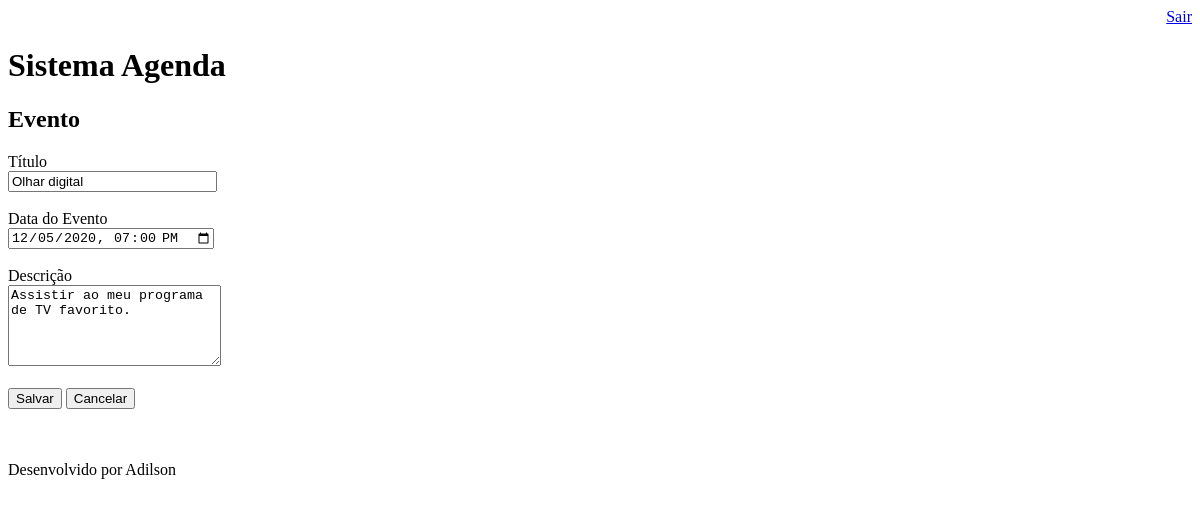
The app's page /agenda/evento/?id=7 (signed in), older data.
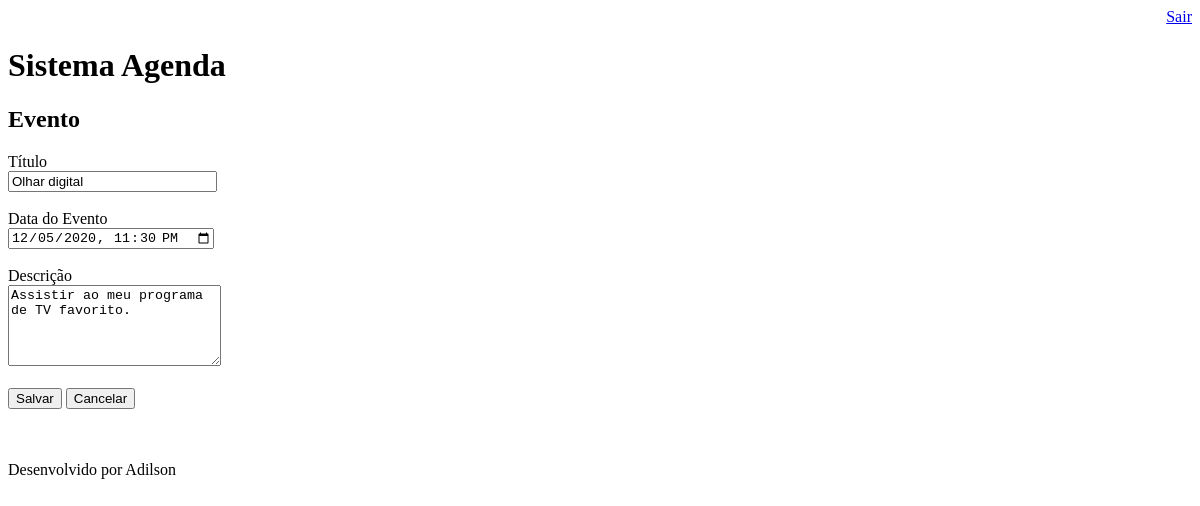
The same page, newer data.
### core/models.py (models this page shows, shortened)
class Evento(models.Model):  # Criamos a classe que cria a tabela
    titulo = models.CharField(max_length=100)   # Criamos o campo titulo do tipo char  com tamaho 100
    descricao = models.TextField(blank=True, null=True) # Criamos o campo descrição do tipo podendo ser nulo (em branco)
    data_evento = models.DateTimeField(verbose_name='Data do Evento') # Criamos o campo data do evento do tipo Date
    data_criacao = models.DateTimeField(auto_now=True) # Criamos o campo data da criacao com a data corrente
    usuario = models.ForeignKey(User, on_delete=models.CASCADE)  # Se o usuario dono do evento for deletado todos os demais registros referentes a ele serao apagados
    class Meta:
        db_table = 'evento' # Obriga o banco a chamar a tabela evento e não core_evento como padrao.
    def get_data_imput_evento(self):
        return self.data_evento.strftime('%Y-%m-%dT%H:%M')

### core/views.py (the view)
# urls.py: path('agenda/evento/', views.evento),
@login_required(login_url='/login/')
def evento(request):
    id_evento = request.GET.get('id')
    dados = {}
    if id_evento:
        dados['evento'] = Evento.objects.get(id=id_evento)
    return render(request, 'evento.html', dados)

### templates/evento.html (shortened to what this page needs)
{% extends "model-page.html" %}
{% block content %}
<h2>Evento</h2>
<form action="submit" method="POST">{% csrf_token %}
    <label>Título</label><br>
        <input type="text" name="titulo" size="23" value="{{ evento.titulo }}"><br>
    <br>
    <label>Data do Evento</label><br>
        <input type="datetime-local" name="data_evento" value="{{ evento.get_data_imput_evento }}"><br>
    <br>
    <label>Descrição</label><br>
        <textarea name="descricao" rows="5" cols="24">{{ evento.descricao }}</textarea>
    <br>
    <br>
    <button type="submit">Salvar</button>
    <a href="/">
        <button type="button">Cancelar</button>
    </a>
</form>
<br><br>
{% endblock %}

Row changes from the older to the newer data that the page shows:
changed Evento "Olhar digital": data_evento "12/05/2020 19:00" → "12/05/2020 23:30"
